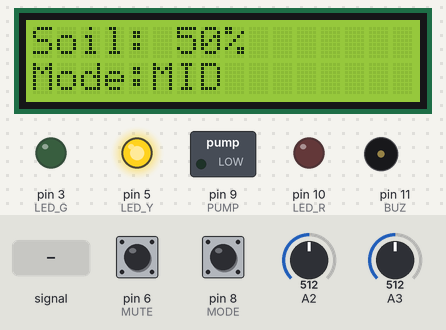
This sketch was run on a simulated Arduino Uno, built with avr-gcc and run on an emulated ATmega328P. Shown: 16×2 character LCD, switched loads named in the sketch (green lamp = pin HIGH), output pins drawn as LEDs (lit = HIGH), buzzer (waves = sounding). Inputs (shaded band) come from the test bench; at power-on: pin 6 (MUTE) HIGH, pin 8 (MODE) HIGH, A2 = 512, A3 = 512.

Above: at 1.9 s.
2.0 s: A3 fed a 200 Hz sine of ±255 counts around its level
At 3.47 s:
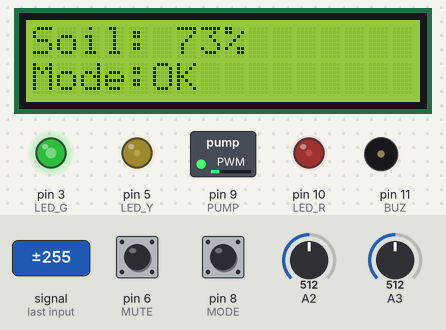
3.7 s: pin 6 (MUTE) pulled LOW for 0.15 s
At 4.02 s:
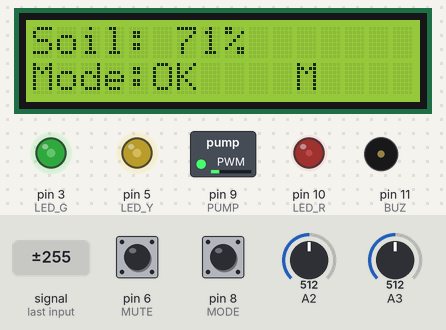
4.4 s: pin 8 (MODE) pulled LOW for 0.15 s
At 4.84 s:
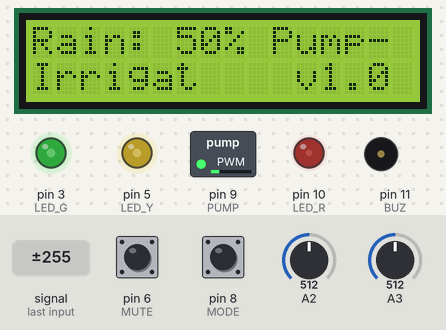
5.1 s: A2 set to 390
At 6.26 s:
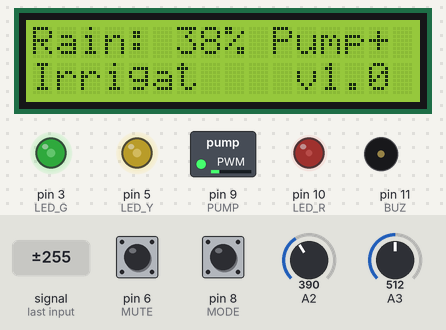
7.9 s: A3 set to 390
9.4 s: A3 set to 306
At 10.7 s:
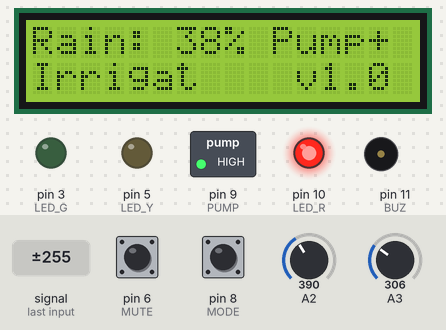
Timing chart, 0 to 11.9 s (numbered marks = the images above; inputs shaded):
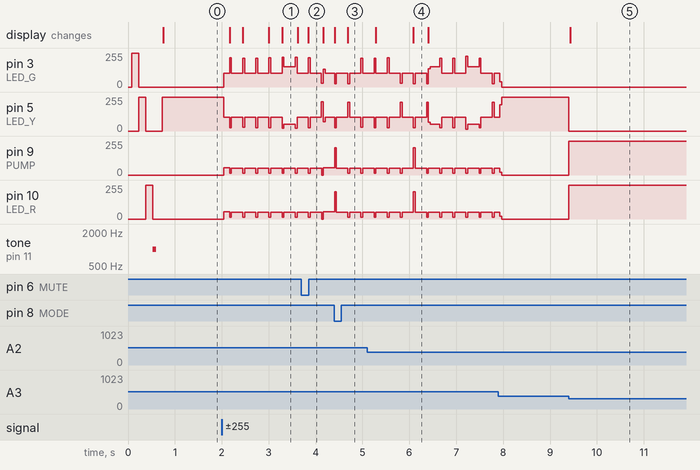

Measured:
- after the input at 3.7 s, the display: changes after 0.15 s (image 2)
- after the input at 4.4 s, the display: first differs from a run without the input after 0.29 s (image 3)
- after the input at 5.1 s, the display: first changes after 0.19 s (image 4 shows a later state)
- after the input at 9.4 s, pin 5 (LED_Y): 255/255 → 0/255 at once; pin 9 (PUMP), pin 10 (LED_R): 0/255 → 255/255 at once; the display: changes at once (image 5)

The sketch:

irrigation.ino
```cpp
// Автополив Irrigation, Arduino Uno (Русаков А.А., ИС-45к)
#include <Adafruit_LiquidCrystal.h>

const int SOIL = A3, RAIN = A2;
const int LED_G = 3, LED_Y = 5, LED_R = 10, PUMP = 9, BUZ = 11, MUTE = 6, MODE = 8;
const int DRY_T = 30, OK_T = 55;
const int OK = 0, MID = 1, DRY = 2;
int st = OK, last = OK, page = 0;
bool muted = false, pMute = HIGH, pMode = HIGH;
unsigned long tBeep = 0, tLcd = 0;
Adafruit_LiquidCrystal lcd(0);

int pct(int pin) {
  return constrain(map(analogRead(pin), 0, 1023, 0, 100), 0, 100);
}

int classify(int soil) {
  if (soil < DRY_T) return DRY;
  if (soil < OK_T) return MID;
  return OK;
}

const char* name(int s) {
  if (s == DRY) return "DRY";
  if (s == MID) return "MID";
  return "OK";
}

void setLeds(int s) {
  digitalWrite(LED_G, s == OK); digitalWrite(LED_Y, s == MID); digitalWrite(LED_R, s == DRY);
}

void show(int soil, int rain) {
  char a[17], b[17];
  if (page == 0) {
    snprintf(a, 17, "Soil:%3d%%      ", soil);
    snprintf(b, 17, muted ? "Mode:%-4s  M    " : "Mode:%-4s       ", name(st));
  } else {
    snprintf(a, 17, "Rain:%3d%% Pump%c", rain, digitalRead(PUMP) ? '+' : '-');
    snprintf(b, 17, "Irrigat    v1.0");
  }
  lcd.setCursor(0, 0); lcd.print(a);
  lcd.setCursor(0, 1); lcd.print(b);
}

bool edge(bool now, bool& prev) {
  bool e = (prev == HIGH && now == LOW); prev = now; return e;
}

void setup() {
  pinMode(LED_G, OUTPUT); pinMode(LED_Y, OUTPUT); pinMode(LED_R, OUTPUT);
  pinMode(PUMP, OUTPUT); pinMode(BUZ, OUTPUT);
  pinMode(MUTE, INPUT_PULLUP); pinMode(MODE, INPUT_PULLUP);
  lcd.begin(16, 2); lcd.setBacklight(1); lcd.print("Irrigat v1.0");
  digitalWrite(LED_G, 1); delay(150); digitalWrite(LED_G, 0);
  digitalWrite(LED_Y, 1); delay(150); digitalWrite(LED_Y, 0);
  digitalWrite(LED_R, 1); delay(150); digitalWrite(LED_R, 0);
  tone(BUZ, 1000, 80); delay(200); lcd.clear(); setLeds(OK);
}

void loop() {
  int soil = pct(SOIL), rain = pct(RAIN);
  st = classify(soil);
  if (edge(digitalRead(MUTE), pMute)) muted = !muted;
  if (edge(digitalRead(MODE), pMode)) page = 1 - page;
  if (st != last) last = st;
  setLeds(st);
  // насос: сухая почва и нет сильного «дождя»
  bool pumpOn = (st == DRY && rain < 60);
  digitalWrite(PUMP, pumpOn);
  if (muted || st != DRY) noTone(BUZ);
  else if (millis() - tBeep >= 400) { tone(BUZ, 1800, 120); tBeep = millis(); }
  if (millis() - tLcd >= 250) { show(soil, rain); tLcd = millis(); }
}
```
